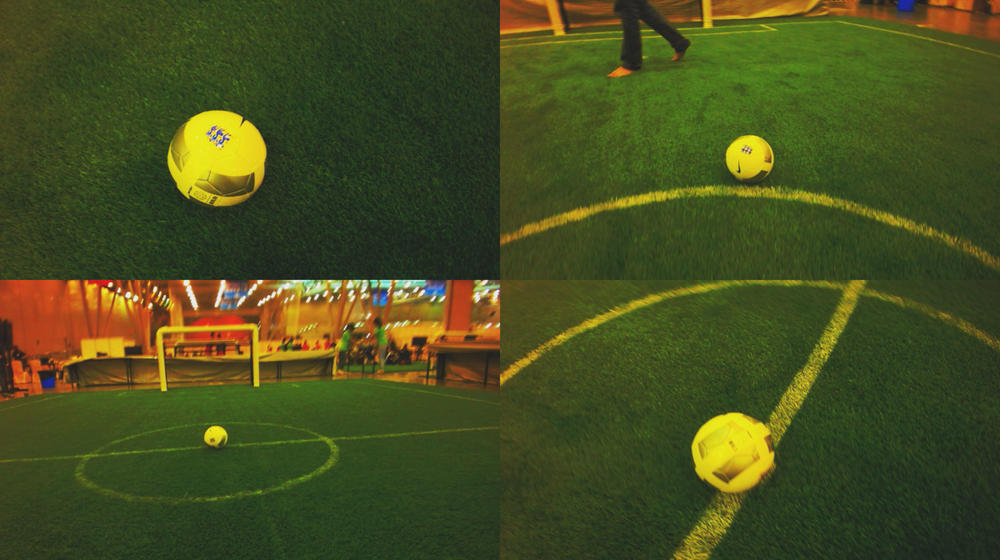
#> input picture bounds_test.png, 1000 x 560 px, shrunk from 1400 x 784 before the run
$ python -i pretreatment.py   (imports and definitions only)
#> lines starting #> are read from the running program, lines starting #| are printed output that depends on the picture; after the words box and inside, x2 and y2 are one past the last pixel; in counts of white or black regions, pixels touching at a corner belong together
#> further down, picture is the input picture: shape (560, 1000, 3); mean B, G, R 31.5, 77.5, 70.3
import cv2 as cv
import numpy as np

kernel = np.ones((2, 2), np.uint8)

#Traitement initiale de l'image
def init_treatment(image):
    # image_gray = cv.cvtColor(image, cv.COLOR_BGR2GRAY) # image in gray levels
    image_blured = cv.GaussianBlur(image, (3, 3), 0)  # image blured
    green_channel = image_blured[:, :, 2]
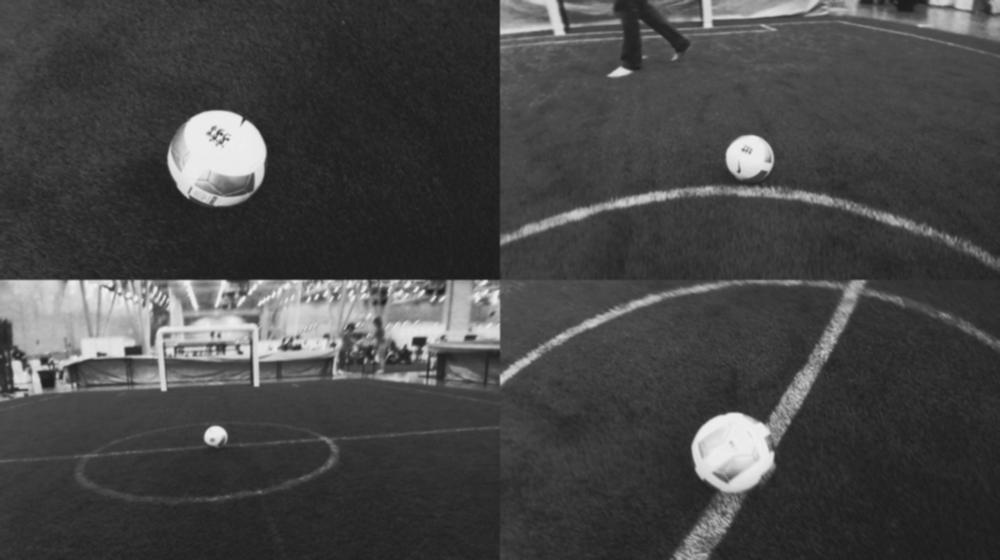
#> green_channel: shape (560, 1000); min 27, max 240, mean 70.3
    green_channel = cv.equalizeHist(green_channel)
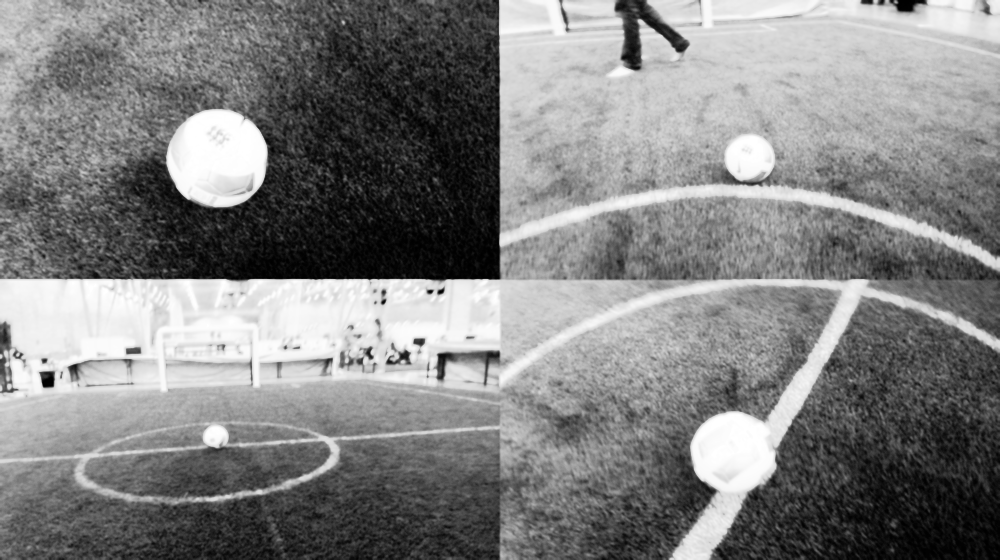
#> green_channel: shape (560, 1000); min 0, max 255, mean 129.4
    _, treshed = cv.threshold(green_channel, 160, 255, cv.THRESH_BINARY_INV)
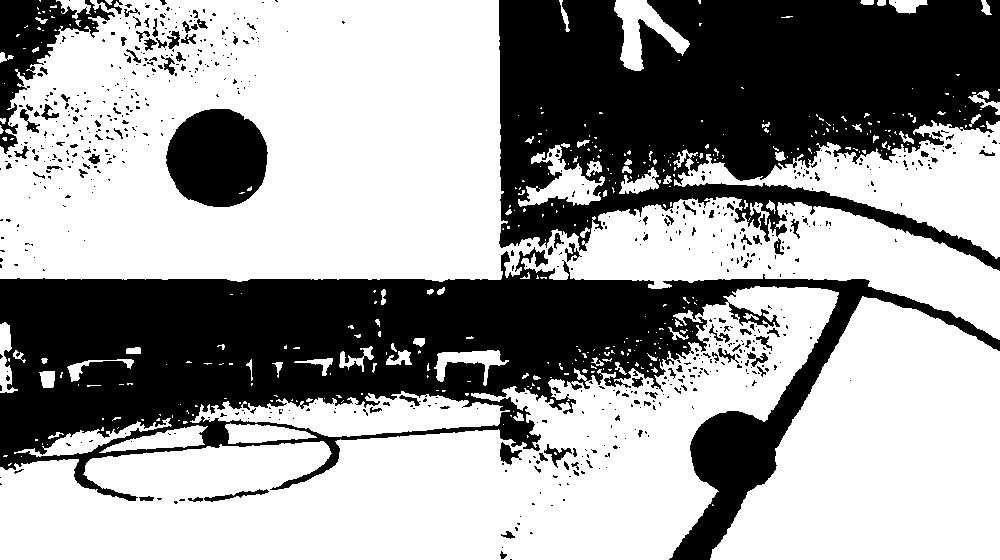
#> treshed: shape (560, 1000); 61.9% white; 694 black regions (592 under 20 px), largest, box (x1, y1, x2, y2) and area: (0, 247, 1000, 560) 104762, (499, 0, 1000, 271) 87397, (166, 109, 268, 207) 7813
    eroded = cv.erode(treshed, kernel, iterations=1)
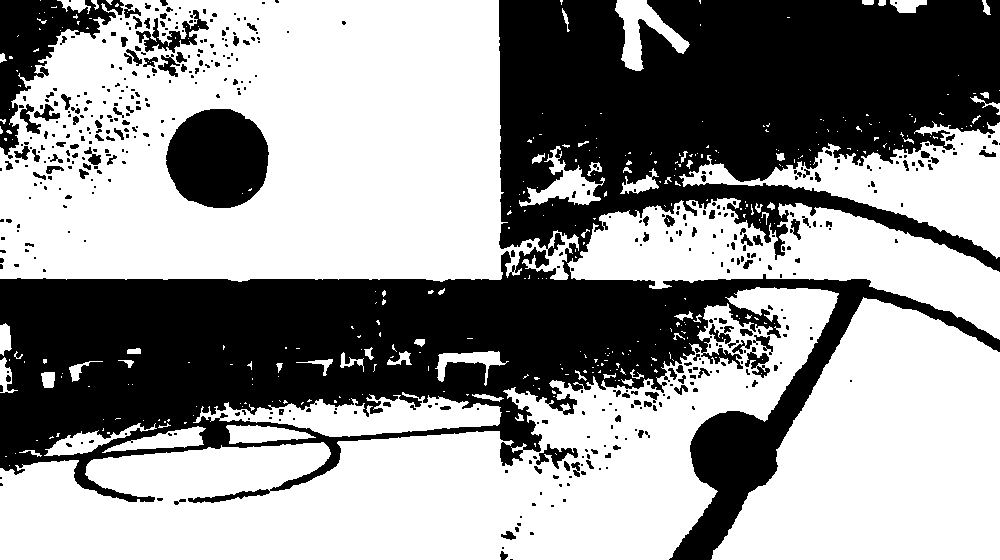
#> eroded: shape (560, 1000); 58.9% white; 500 black regions (369 under 20 px), largest, box (x1, y1, x2, y2) and area: (0, 0, 1000, 560) 204557, (166, 109, 269, 208) 8033, (0, 0, 124, 159) 6600
    dilated = cv.dilate(eroded, kernel, iterations=1)
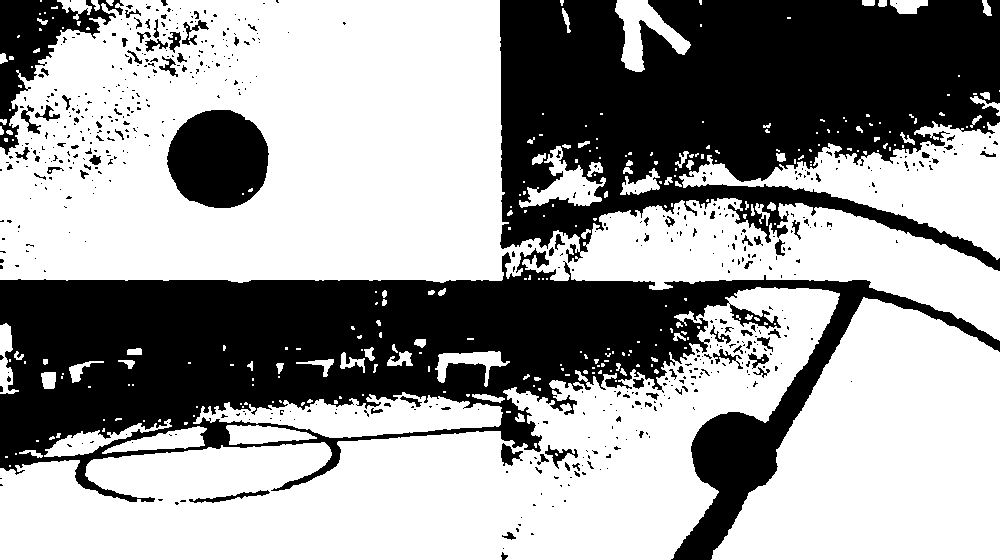
#> dilated: shape (560, 1000); 61.5% white; 609 black regions (518 under 20 px), largest, box (x1, y1, x2, y2) and area: (0, 248, 1000, 560) 105626, (500, 0, 1000, 271) 88533, (167, 110, 269, 208) 7820
    return dilated


#Extrait tous les objets blancs de l'image
def extract_object(th, image):
    objects = []
    contours, _ = cv.findContours(th,cv.RETR_TREE,cv.CHAIN_APPROX_SIMPLE)
    for i in range (0, len(contours)) :
        mask_BB_i = np.zeros((len(th),len(th[0])), np.uint8)
        x,y,w,h = cv.boundingRect(contours[i])
        cv.drawContours(mask_BB_i, contours, i, (255,255,255), -1)
        BB_i=cv.bitwise_and(image,image,mask=mask_BB_i)
        if h >15 and w>15 :
            BB_i=BB_i[y:y+h,x:x+w]
            objects.append(BB_i)
            cv.imwrite("./obj/BB_"+str(i)+".png",BB_i)
    return objects

#Selectionne le plus gros contour
def main_contour(objects):
    index = 0
    sizes = []
    for k in objects:
        size = k.shape[0]*k.shape[1]
        sizes.append(size)
    index = max(sizes)
    return objects[index]

>>> import cv2
>>> picture = cv2.imread('bounds_test.png')
>>> result = init_treatment(picture)
